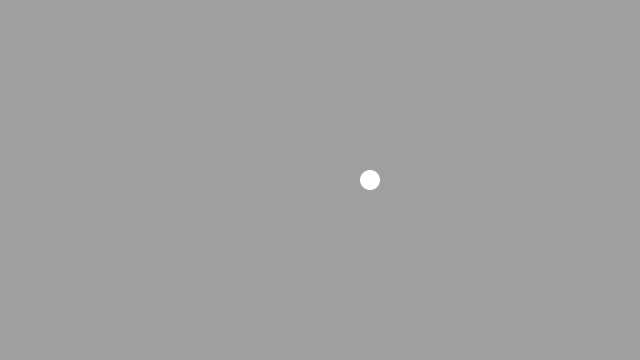
Frame 1 (no input)
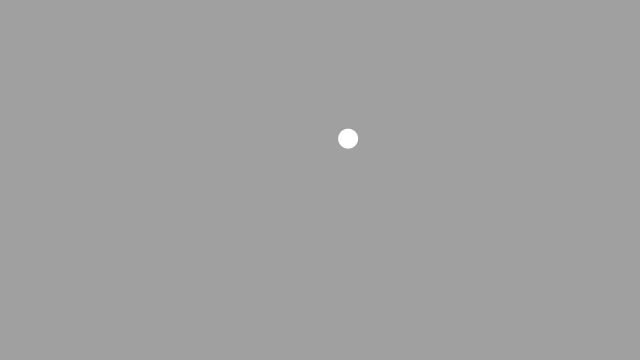
Frame 60 (the mouse pressed at the canvas centre just before this capture)
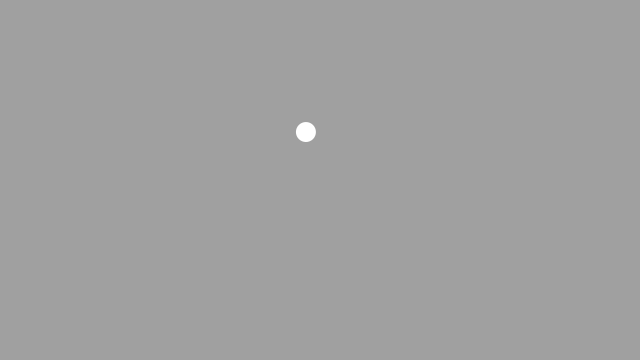
Frame 120 (the mouse held since frame 60 and released just before this capture)

The Processing sketch that drew these frames (run headless with seeded random() and noise(); from frame 60 on, the mouse is pressed at the canvas centre):

// Processing sketch: processing_150780
// ── processing_150780.pde

// Ejercicio: Simular el movimiento circular (w vueltas/seg) 
// de una punto que gira a una distancia r del centro
 
float x;
float v = 0.09;
float r = 50;

void setup() {
  size(640, 360);
  noStroke();
  smooth();
}

void draw() {
  background(160);
  
  translate(r*cos(x), r*sin(x));
  fill(255);
  ellipse(width/2, height/2, 20, 20);
 
  x += v;
}
